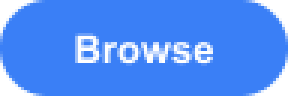
#> input picture button.png, 96 x 32 px (shown 3 times larger); its folder holds 5 pictures in this run
$ python -i gui2.py   (imports and definitions only)   (older library calls are emulated)
#> lines starting #> are read from the running program, lines starting #| are printed output that depends on the picture
import tkinter as tk
from tkinter import filedialog
import subprocess
import matplotlib.pyplot as plt
from matplotlib.backends.backend_tkagg import FigureCanvasTkAgg, NavigationToolbar2Tk
import scipy.io as sio
import themes
from PIL import Image, ImageTk

output_file_entry = None
freq_entry = None
rate_entry = None
duration_entry = None
channels_entry = None
gain_entry = None
mat_output_var = None
ax = None
canvas = None
root = None


def browse_output_file():
    file_path = filedialog.asksaveasfilename(
        defaultextension=".mat", filetypes=[("MATLAB files", "*.mat")])
    if file_path:
        output_file_entry.delete(0, tk.END)
        output_file_entry.insert(0, file_path)


def run_script_and_plot():
    command = f"/bin/python3 /home/zero_two/USRP/final_manual_arguments.py -o \"{output_file_entry.get()}\" -f {freq_entry.get()} -r {rate_entry.get()} -d {duration_entry.get()} -c {channels_entry.get()} -g {gain_entry.get()}"
    if mat_output_var.get():
        command += " -m"

    subprocess.run(command, shell=True)

    # Plot the data after running the script
    plot_mat_file(output_file_entry.get())


def browse_plot_file():
    file_path = filedialog.askopenfilename(filetypes=[("MATLAB files", "*.mat")])
    if file_path:
        plot_mat_file(file_path)


def plot_mat_file(filename):
    global ax, canvas
    data = sio.loadmat(filename, squeeze_me=True)
    samps = data['samps']
    length = len(samps)

    # Clear previous plot (if any)
    ax.clear()
    ax.plot(range(length), samps)
    ax.set_xlabel('Sample Index', color='white')
    ax.set_ylabel('Amplitude', color='white')
    ax.set_title('Plot of ' + filename, color='white')
    ax.grid(True)
    canvas.draw()


def create_gui():
    global output_file_entry, freq_entry, rate_entry, duration_entry, channels_entry, gain_entry, mat_output_var, ax, canvas, root

    root = tk.Tk()
    root.title("USRP Data Receiver GUI")

    # Use the dark_theme or light_theme based on your preference
    theme = themes.light_theme  # You can change this to themes.dark_theme if needed

    # Apply theme colors
    root.config(bg=theme["bg"])

    # Calculate the center position of the screen
    screen_width = root.winfo_screenwidth()
    screen_height = root.winfo_screenheight()
    window_width = 800
    window_height = 600
    x_position = (screen_width - window_width) // 2
    y_position = (screen_height - window_height) // 2

    # Set the window position and size
    root.geometry(f"{window_width}x{window_height}+{x_position}+{y_position}")

    # Create a PanedWindow
    paned_window = tk.PanedWindow(orient=tk.HORIZONTAL)
    paned_window.pack(fill=tk.BOTH, expand=True)

    # Create left frame for inputs
    left_frame = tk.Frame(paned_window, padx=10, pady=10, bg=theme["bg"] )
    paned_window.add(left_frame)

    # Labels with theme colors
    tk.Label(left_frame, text="Output File:", bg=theme["bg"], fg=theme["fg"], font=theme["font"]).grid(row=0, column=0, sticky=tk.W)
    tk.Label(left_frame, text="Center Frequency (Hz):", bg=theme["bg"], fg=theme["fg"], font=theme["font"]).grid(row=1, column=0, sticky=tk.W)
    tk.Label(left_frame, text="Sample Rate (Hz):", bg=theme["bg"], fg=theme["fg"], font=theme["font"]).grid(row=2, column=0, sticky=tk.W)
    tk.Label(left_frame, text="Duration (seconds):", bg=theme["bg"], fg=theme["fg"], font=theme["font"]).grid(row=3, column=0, sticky=tk.W)
    tk.Label(left_frame, text="Channels (space-separated):", bg=theme["bg"], fg=theme["fg"], font=theme["font"]).grid(row=4, column=0, sticky=tk.W)
    tk.Label(left_frame, text="Gain (dB):", bg=theme["bg"], fg=theme["fg"], font=theme["font"]).grid(row=5, column=0, sticky=tk.W)

    # Entries with theme colors
    output_file_entry = tk.Entry(left_frame, bg=theme["entry_bg"], fg=theme["fg"], font=theme["font"])
    freq_entry = tk.Entry(left_frame, bg=theme["entry_bg"], fg=theme["fg"], font=theme["font"])
    rate_entry = tk.Entry(left_frame, bg=theme["entry_bg"], fg=theme["fg"], font=theme["font"])
    duration_entry = tk.Entry(left_frame, bg=theme["entry_bg"], fg=theme["fg"], font=theme["font"])
    channels_entry = tk.Entry(left_frame, bg=theme["entry_bg"], fg=theme["fg"], font=theme["font"])
    gain_entry = tk.Entry(left_frame, bg=theme["entry_bg"], fg=theme["fg"], font=theme["font"])

    output_file_entry.grid(row=0, column=1,sticky='w' )
    freq_entry.grid(row=1, column=1 , pady=10, sticky='w')
    rate_entry.grid(row=2, column=1,  pady=10, sticky='w')
    duration_entry.grid(row=3, column=1, pady=10, sticky='w')
    channels_entry.grid(row=4, column=1, pady=10, sticky='w')
    gain_entry.grid(row=5, column=1, pady=10, sticky='w')

    # Load the images
    button_image = Image.open("button.png")
#> button_image is the input picture: PIL image 96x32 RGBA; mean R, G, B, A 66.7, 127.8, 233, 236.8
    button1_image = Image.open("button1.png")
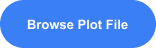
#> input picture button1.png, 156 x 48 px
#> button1_image is the input picture: PIL image 156x48 RGBA; mean R, G, B, A 64.5, 126.1, 232.4, 238.2
    button2_image = Image.open("button2.png")
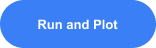
#> input picture button2.png, 156 x 48 px
#> button2_image is the input picture: PIL image 156x48 RGBA; mean R, G, B, A 62.3, 124.7, 232.3, 238.2

    # Resize the images as needed
    button_image = button_image.resize((96, 32), Image.ANTIALIAS)
    button1_image = button1_image.resize((156, 50), Image.ANTIALIAS)
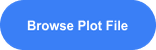
#> button1_image: PIL image 156x50 RGBA; mean R, G, B, A 64.8, 127.1, 234.7, 238.2; transparent parts drawn white
    button2_image = button2_image.resize((156, 50), Image.ANTIALIAS)
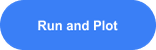
#> button2_image: PIL image 156x50 RGBA; mean R, G, B, A 62.6, 125.7, 234.6, 238.2; transparent parts drawn white

    # Convert images to PhotoImage objects
    button_photo = ImageTk.PhotoImage(button_image)
    button1_photo = ImageTk.PhotoImage(button1_image)
    button2_photo = ImageTk.PhotoImage(button2_image)

    # Buttons
    tk.Button(left_frame, image=button_photo, command=browse_output_file, bg=theme["bg"], fg=theme["fg"], bd=0,highlightthickness=0).grid(row=0, column=2,columnspan=1,padx=20,  pady=10, sticky='w')
    tk.Button(left_frame, image=button1_photo, command=run_script_and_plot, bg=theme["bg"], fg=theme["fg"], bd=0,highlightthickness=0).grid(row=6, column=0, columnspan=1, padx=100, pady=50, sticky='w')
    tk.Button(left_frame, image=button2_photo, command=browse_plot_file, bg=theme["bg"], fg=theme["fg"], bd=0,highlightthickness=0).grid(row=6, column=1, columnspan=1, padx=20, pady=50, sticky='w')

    # Checkboxes
    mat_output_var = tk.BooleanVar()
    tk.Checkbutton(left_frame, text="Save in MATLAB .mat format", variable=mat_output_var,
                   bg=theme["bg"], fg=theme["fg"], font=theme["font"],highlightthickness=0).grid(row=9, column=0, columnspan=2, sticky=tk.W)

    # Create right frame for graph
    # Apply dark theme background color
    right_frame = tk.Frame(paned_window,  bg=theme["bg"],)
    paned_window.add(right_frame)

    # Create a matplotlib Figure and add a subplot
    fig = plt.Figure(figsize=(5, 4), dpi=100)
    ax = fig.add_subplot(111)
    canvas = FigureCanvasTkAgg(fig, master=right_frame)
    canvas.draw()

    # Create a toolbar for the plot
#> (the run stopped early here; a loop or call above may not have finished)
